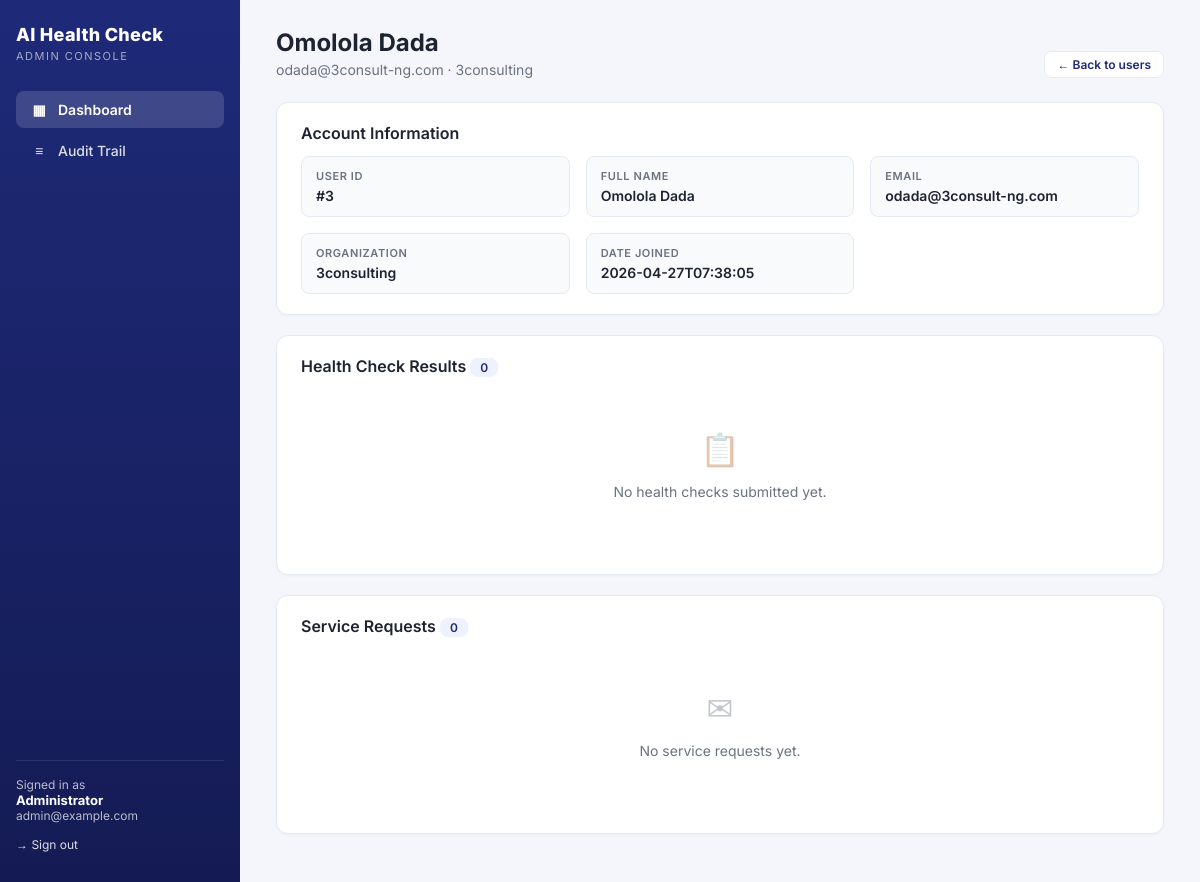
The app's page /admin/user/3 (signed in) with its own data.
### tables this page shows
CREATE TABLE users (
            id INTEGER PRIMARY KEY AUTOINCREMENT,
            name TEXT NOT NULL,
            email TEXT NOT NULL UNIQUE,
            password TEXT NOT NULL,
            organization TEXT NOT NULL,
            date_joined TEXT
        );

### main.py (the view)
@app.route('/admin/user/<int:user_id>')
@admin_required
def admin_user_detail(user_id):
    conn = sqlite3.connect(DB_NAME)
    c = conn.cursor()
    c.execute('SELECT id, name, email, organization, date_joined FROM users WHERE id = ?',
              (user_id,))
    user = c.fetchone()
    if not user:
        conn.close()
        return "User not found", 404
    c.execute('''SELECT score, message, next_step, date_submitted
                 FROM health_check_results WHERE user_id = ?
                 ORDER BY date_submitted DESC''', (user_id,))
    health_checks = c.fetchall()
    c.execute('''SELECT service_type, date_submitted FROM upgrade_requests
                 WHERE user_id = ? ORDER BY date_submitted DESC''', (user_id,))
    requests_list = c.fetchall()
    conn.close()
    log_audit('admin', session.get('admin_id'), session.get('admin_email'),
              'VIEW_USER_DETAIL', f'User ID: {user_id}, Email: {user[2]}')
    return render_template('admin_user_detail.html', user=user,
                           health_checks=health_checks, requests_list=requests_list)

### main.py (called while the page is built)
def log_audit(actor_type, actor_id, actor_email, action, details=None):
    try:
        conn = sqlite3.connect(DB_NAME)
        c = conn.cursor()
        c.execute('''
            INSERT INTO audit_logs
                (timestamp, actor_type, actor_id, actor_email, action, details, ip_address)
            VALUES (?, ?, ?, ?, ?, ?, ?)
        ''', (datetime.datetime.now().isoformat(), actor_type, actor_id,
              actor_email, action, details, request.remote_addr if request else None))
        conn.commit()
        conn.close()
    except Exception as e:
        print(f"Audit log error: {e}")

def admin_required(f):
    @wraps(f)
    def wrapper(*args, **kwargs):
        if not session.get('admin_id'):
            return redirect(url_for('admin_login'))
        return f(*args, **kwargs)
    return wrapper

### templates/admin_user_detail.html (shortened to what this page needs)
{% extends "admin_base.html" %}
{% set active = 'dashboard' %}
{% block content %}
<div class="page-head">
    <div>
        <h1>{{ user[1] }}</h1>
        <p>{{ user[2] }} · {{ user[3] }}</p>
    </div>
    <div>
        <a href="{{ url_for('admin_dashboard') }}" class="btn secondary sm">← Back to users</a>
    </div>
</div>
<div class="card">
    <h2>Account Information</h2>
    <div class="info-grid">
        <div class="info-item"><div class="k">User ID</div><div class="v">#{{ user[0] }}</div></div>
        <div class="info-item"><div class="k">Full Name</div><div class="v">{{ user[1] }}</div></div>
        <div class="info-item"><div class="k">Email</div><div class="v">{{ user[2] }}</div></div>
        <div class="info-item"><div class="k">Organization</div><div class="v">{{ user[3] }}</div></div>
        <div class="info-item"><div class="k">Date Joined</div><div class="v">{{ user[4][:19] if user[4] else '-' }}</div></div>
    </div>
</div>
<div class="card">
    <h2>Health Check Results <span class="pill">{{ health_checks|length }}</span></h2>
    {% if health_checks %}
    <div class="table-wrap">
    <table class="tbl">
        <thead>
            <tr><th>Date</th><th>Score</th><th>Message</th><th>Recommended Next Steps</th></tr>
        </thead>
        <tbody>
        {% for h in health_checks %}
            <tr>
                <td>{{ h[3][:19] if h[3] else '' }}</td>
                <td><span class="pill">{{ h[0] }}/10</span></td>
                <td><pre class="preserve">{{ h[1] }}</pre></td>
                <td><pre class="preserve">{{ h[2] }}</pre></td>
            </tr>
        {% endfor %}
        </tbody>
    </table>
    </div>
    {% else %}
        <div class="empty"><div class="ico">📋</div><p>No health checks submitted yet.</p></div>
    {% endif %}
</div>
<div class="card">
    <h2>Service Requests <span class="pill">{{ requests_list|length }}</span></h2>
    {% if requests_list %}
    <div class="table-wrap">
    <table class="tbl">
        <thead><tr><th>Date</th><th>Service</th></tr></thead>
        <tbody>
        {% for r in requests_list %}
            <tr>
                <td>{{ r[1][:19] if r[1] else '' }}</td>
                <td>{{ r[0] }}</td>
            </tr>
        {% endfor %}
        </tbody>
    </table>
    </div>
    {% else %}
        <div class="empty"><div class="ico">✉</div><p>No service requests yet.</p></div>
    {% endif %}
</div>
{% endblock %}

### templates/admin_base.html (style rules this page uses)
:root { --primary: #1e2a78; --primary-dark: #141b54; --accent: #ffb347; --accent-dark: #ff9e1b; --bg: #f4f6fb; --card: #ffffff; --text: #1d2330; --muted: #6b7280; --border: #e5e9f2; --success: #10b981; --danger: #ef4444; --warning: #f59e0b; }
* { box-sizing: border-box; }
body { margin: 0; font-family: 'Inter', system-ui, sans-serif; background: var(--bg); color: var(--text); font-size: 14px; }
a { color: var(--primary); text-decoration: none; }
.page-head { display: flex; justify-content: space-between; align-items: end; margin-bottom: 24px; flex-wrap: wrap; gap: 12px; }
.page-head h1 { margin: 0 0 4px; font-size: 24px; font-weight: 700; }
.page-head p { margin: 0; color: var(--muted); }
.card { background: var(--card); border-radius: 12px; box-shadow: 0 1px 3px rgba(0,0,0,0.04); border: 1px solid var(--border); padding: 20px 24px; margin-bottom: 20px; }
.card h2 { margin-top: 0; font-size: 16px; font-weight: 600; }
.pill { background: #eef2ff; color: var(--primary); border-radius: 8px; padding: 2px 10px; font-weight: 600; font-size: 12px; }
.btn { display: inline-block; padding: 8px 16px; background: var(--primary); color: #fff; border: none; border-radius: 7px; font-weight: 600; font-size: 13px; cursor: pointer; font-family: inherit; transition: background 0.15s, transform 0.05s; }
.btn.secondary { background: #fff; color: var(--primary); border: 1px solid var(--border); }
.btn.sm { padding: 5px 12px; font-size: 12px; }
.empty { text-align: center; padding: 40px 20px; color: var(--muted); }
.empty .ico { font-size: 32px; opacity: 0.4; margin-bottom: 8px; }
.info-grid { display: grid; grid-template-columns: repeat(auto-fit, minmax(220px, 1fr)); gap: 16px; margin-top: 8px; }
.info-item { padding: 12px 14px; background: #f9fafc; border-radius: 8px; border: 1px solid var(--border); }
.info-item .k { font-size: 11px; text-transform: uppercase; letter-spacing: 0.6px; color: var(--muted); font-weight: 600; }
.info-item .v { margin-top: 4px; font-weight: 600; }

### records on screen
users: name "Omolola Dada", email "odada@3consult-ng.com", organization "3consulting", id "3", date_joined "2026-04-27T07:38:05"

### other values on screen
{{ session.get('admin_name') }} "Administrator"
{{ session.get('admin_email') }} "admin@example.com"
{{ health_checks|length }} "0"
{{ requests_list|length }} "0"
